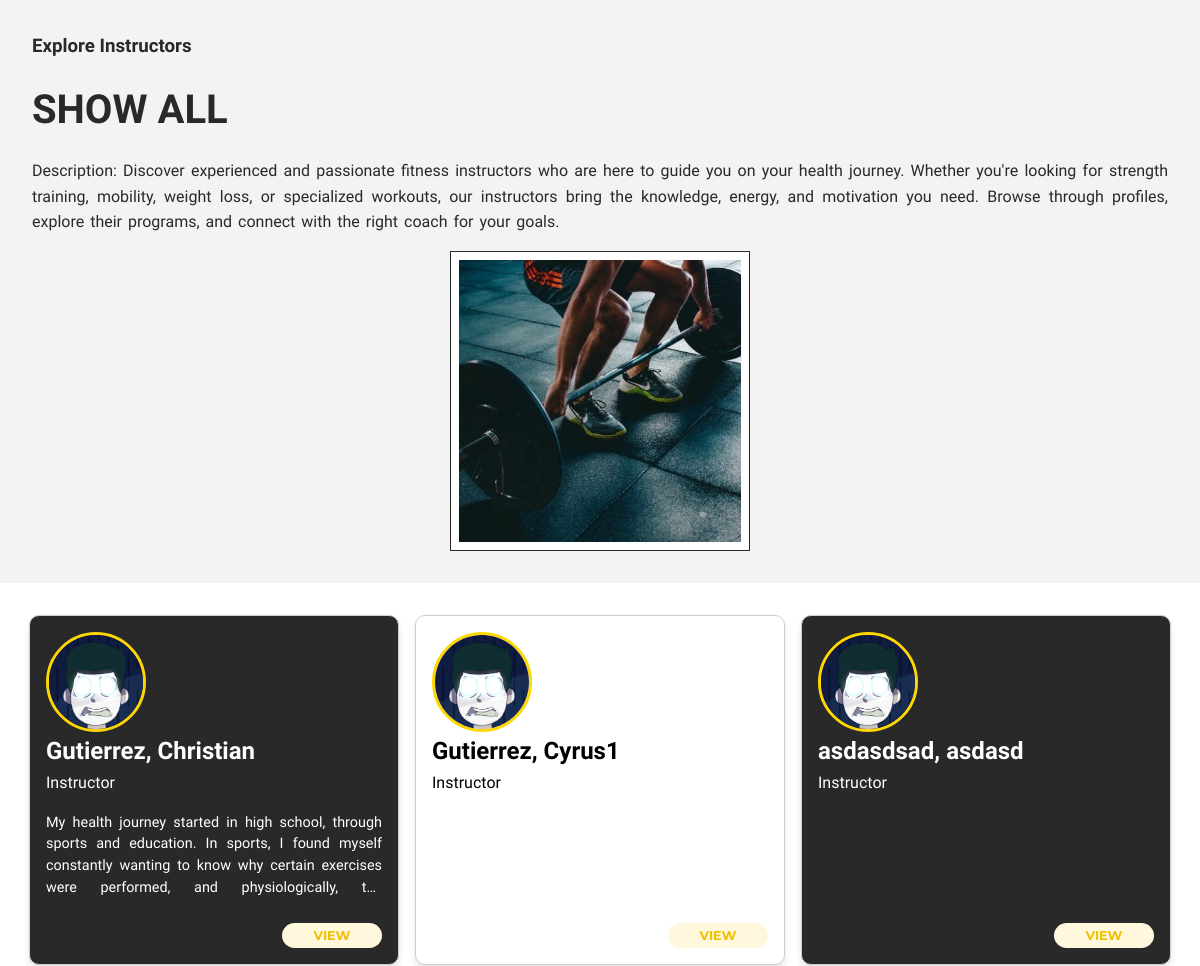
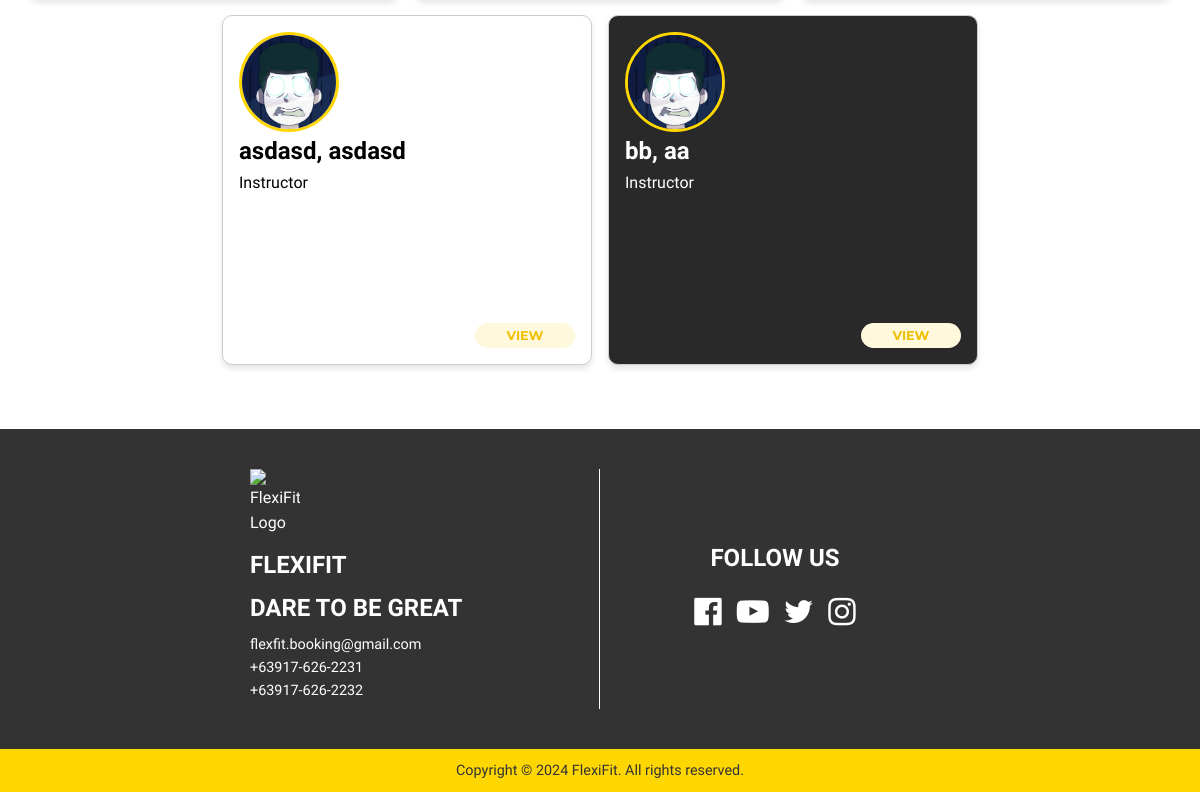
The app's page /explore-instructors.php (signed in) with its own data (2 pictures, top to bottom).
### tables this page shows
CREATE TABLE `instructor_details` (
  `ID` int(11) NOT NULL,
  `userID` int(11) NOT NULL,
  `goal` text DEFAULT NULL,
  `personalDescription` text DEFAULT NULL
);

CREATE TABLE `user` (
  `ID` int(11) NOT NULL,
  `username` varchar(255) NOT NULL,
  `email` varchar(255) NOT NULL,
  `password` varchar(255) NOT NULL,
  `firstName` varchar(255) NOT NULL,
  `lastName` varchar(255) NOT NULL,
  `DOB` date NOT NULL,
  `contactNo` bigint(11) NOT NULL,
  `gender` varchar(255) NOT NULL,
  `profilePicUrl` varchar(500) NOT NULL,
  `dateCreated` datetime NOT NULL DEFAULT current_timestamp(),
  `dateUpdated` date NOT NULL DEFAULT current_timestamp(),
  `lastLoggedIn` date NOT NULL DEFAULT current_timestamp(),
  `role` varchar(10) NOT NULL DEFAULT 'user',
  `status` varchar(10) NOT NULL DEFAULT 'active',
  `reset_token` varchar(255) DEFAULT NULL,
  `reset_expiry` datetime DEFAULT NULL
);

### includes/class-instructor.php (called while the page is built, shortened)
<?php
class Instructor
{
    private $conn;
    public function __construct($conn)
    {
        $this->conn = $conn;
    }
    public function get_instructors()
    {
        $stmt = $this->conn->prepare("SELECT `user`.`ID`, `user`.`firstName`, `user`.`lastName`, `user`.`profilePicUrl`, `instructor_details`.`goal`, `instructor_details`.`personalDescription` FROM `user` LEFT JOIN `instructor_details` ON `user`.`ID` = `instructor_details`.`userID` WHERE `user`.`status` = 'active' AND `user`.`role` = 'instructor'");
        $stmt->execute();
        $result = $stmt->get_result();
        if ($result->num_rows > 0) {
            $instructorRows = [];
            while ($rows = $result->fetch_assoc()) {
                $instructorRows[] = $rows;
            }
            return $instructorRows;
        } else {
            return [];
        }
    }
}

### explore-instructors.php (the view, shortened to what this page needs)
<?php
require_once("./includes/auth.php");
require_once "./includes/class-instructor.php";
$instructors = new Instructor($conn);
$instructorList = $instructors->get_instructors();
?>
<!DOCTYPE html>
<html lang="en">
<head>
  <?php require_once "./components/global_css.php" ?>
  <link rel="stylesheet" href="css/header.css" />
  <link rel="stylesheet" href="./css/instructors.css" />
</head>
<body>
  <header class="header">
    <div class="header-details">
      <div class="header-content">
        <div class="header-list">
          <h3>Explore Instructors</h3>
        </div>
        <h1>
          SHOW ALL
        </h1>
        <div class="header-list">
          <p>Description: </p>
          <p>
            Discover experienced and passionate fitness instructors who are here to guide you on your health journey. Whether you're looking for strength training, mobility, weight loss, or specialized workouts, our instructors bring the knowledge, energy, and motivation you need. Browse through profiles, explore their programs, and connect with the right coach for your goals.
          </p>
        </div>
      </div>
      <div class="header-background">
        <img src="./assets/bg.jpg" alt="Instructors Visual">
      </div>
    </div>
  </header>
  <div class="main-container">
    <div class="trainer-section">
      <?php foreach ($instructorList as $rows): ?>
        <div class="trainer-card">
          <div class="trainer-image">
            <img src="./instructor/images/<?= rawurlencode($rows['firstName']) . "-" . rawurlencode($rows['lastName']) . "/" . rawurlencode($rows['profilePicUrl']) ?>" />
            <h2><?= htmlspecialchars($rows['lastName']) . ", " . htmlspecialchars($rows['firstName']) ?></h2>
            <p>Instructor</p>
          </div>
          <div class="trainer-text">
            <p>
              <?= htmlspecialchars($rows['goal']) ?>
            </p>
          </div>
          <a href="instructor-profile.php?id=<?= htmlspecialchars($rows['ID']) ?>"><button class="view-btn">VIEW</button></a>
        </div>
      <?php endforeach; ?>
    </div>
  </div>
  <?php require_once "./components/footer.php" ?>
</body>
</html>

### css/header.css (style rules this page uses)
.header { width: 100%; height: 400px; min-height: fit-content; color: var(--black); background-color: var(--light-grey); display: flex; justify-content: center; align-items: center; }
.header-details { width: 1200px; height: fit-content; max-width: 100%; display: flex; justify-content: space-between; text-align: justify; padding: 2rem; gap: 1rem; }
.header-content { max-width: 100%; display: flex; flex-direction: column; align-items: flex-start; gap: 1rem; }
.header-background { align-self: center; height: 300px; width: 300px; min-width: 300px; min-height: 300px; border: 1px solid var(--black); padding: 0.5rem; background-color: white; }
.header-background img { height: 100%; width: 100%; object-fit: cover; }
.header-content h1 { font-size: 2.5rem; margin: 0; color: var(--black); }
.header-content p { word-spacing: 2px; max-width: 400px; }
.header-list p { display: inline; }
@media only screen and (max-width: 1200px) { .header-details { flex-wrap: wrap; justify-content: center; } }

### css/instructors.css (style rules this page uses)
.trainer-section { display: flex; gap: 1rem; flex-wrap: wrap; }
.trainer-card { display: flex; flex-direction: column; gap: 1rem; padding: 1rem; border-radius: 10px; box-shadow: 0 4px 6px rgba(0, 0, 0, 0.1); position: relative; max-height: fit-content; height: 350px; background-color: #fff; color: #000; border: 1px solid #ccc; transition: transform 0.3s ease; width: 370px; }
.trainer-card:nth-child(odd) { background-color: var(--black); color: #fff; }
.trainer-text { font-size: 0.9rem; line-height: 1.5; height: 100px; overflow: hidden; text-align: justify; text-overflow: ellipsis; }
.trainer-text p { margin: 0; display: -webkit-box; -webkit-box-orient: vertical; -webkit-line-clamp: 4; overflow: hidden; }
.trainer-image img { width: 100px; height: 100px; border-radius: 50%; border: 3px solid #ffd700; object-fit: cover; display: block; }
.view-btn { font-family: Montserrat, sans-serif; float: right; background-color: #fff8dc; color: #f0c000; border: 1px solid #f0c000; border-radius: 30px; padding: 5px 10px; font-weight: bold; cursor: pointer; transition: background-color 0.3s ease; width: 100px; font-size: 0.8rem; margin-left: auto; }
@media (max-width: 1200px) { .trainer-section { justify-content: center; } }

### records on screen
instructor_details: userID.profilePicUrl (picture), userID.lastName "Gutierrez", userID.firstName "Christian", goal "My health journey started in high school, through sports and education. In sports, I found myself constantly wanting to know why certain exercises were performed, and physiologically,…"
instructor_details: userID.profilePicUrl (picture), userID.lastName "Gutierrez", userID.firstName "Cyrus1"
user: firstName+lastName+profilePicUrl (picture), lastName "asdasdsad", firstName "asdasd"
user: firstName+lastName+profilePicUrl (picture), lastName "asdasd", firstName "asdasd"
user: profilePicUrl (picture), lastName "bb", firstName "aa"
